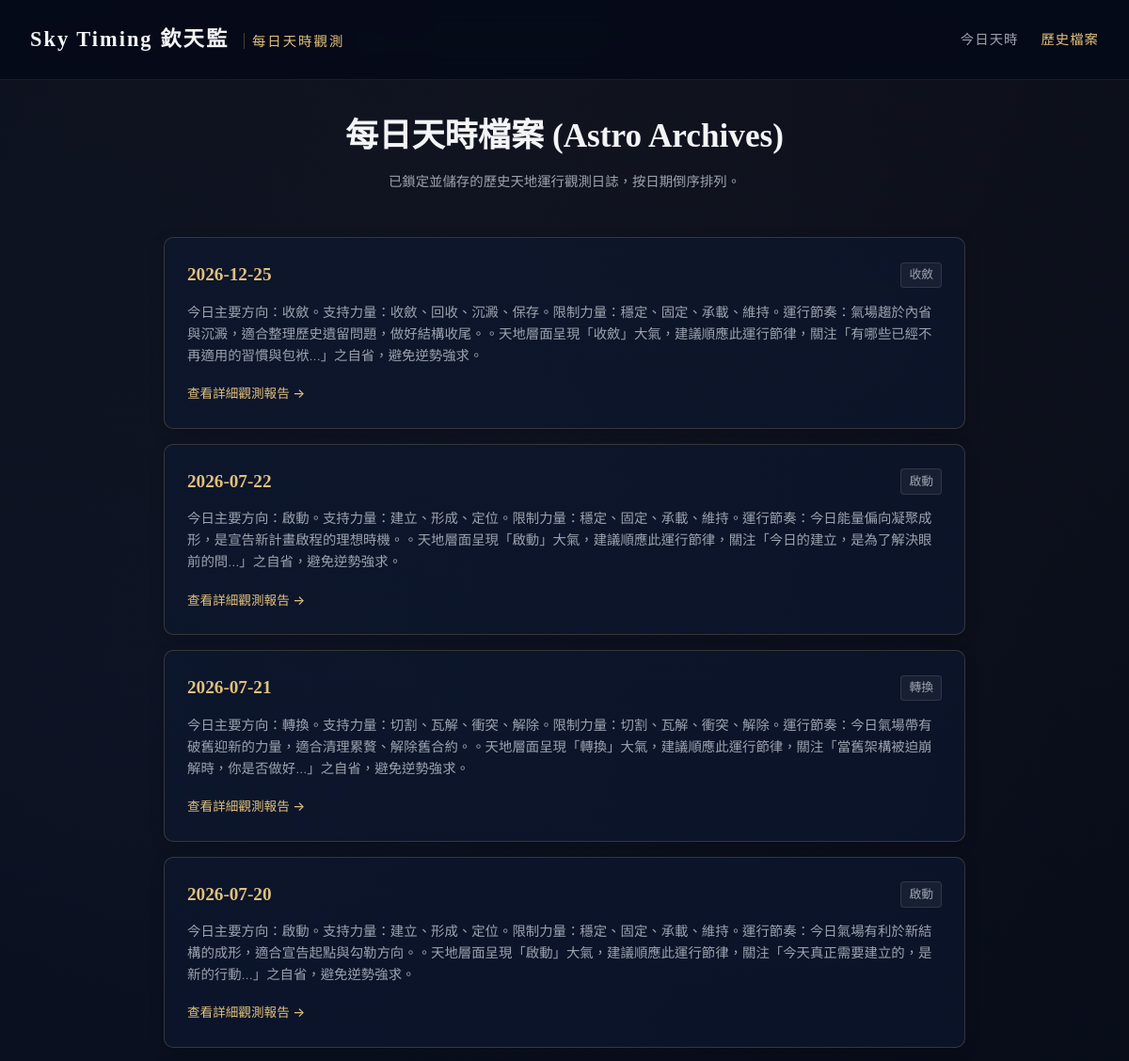
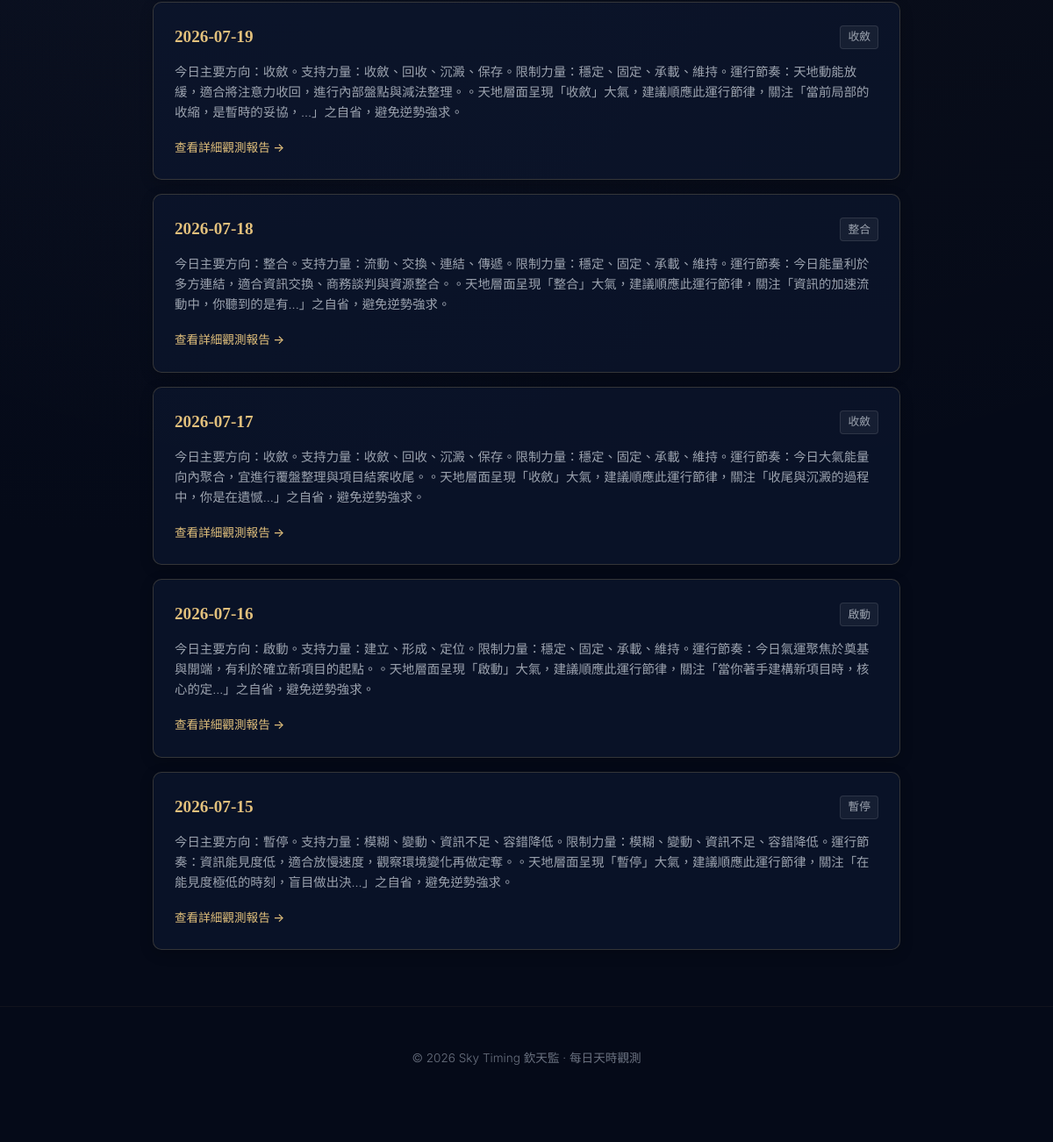
Page /archive on the earlier database version (2 pictures, top to bottom).
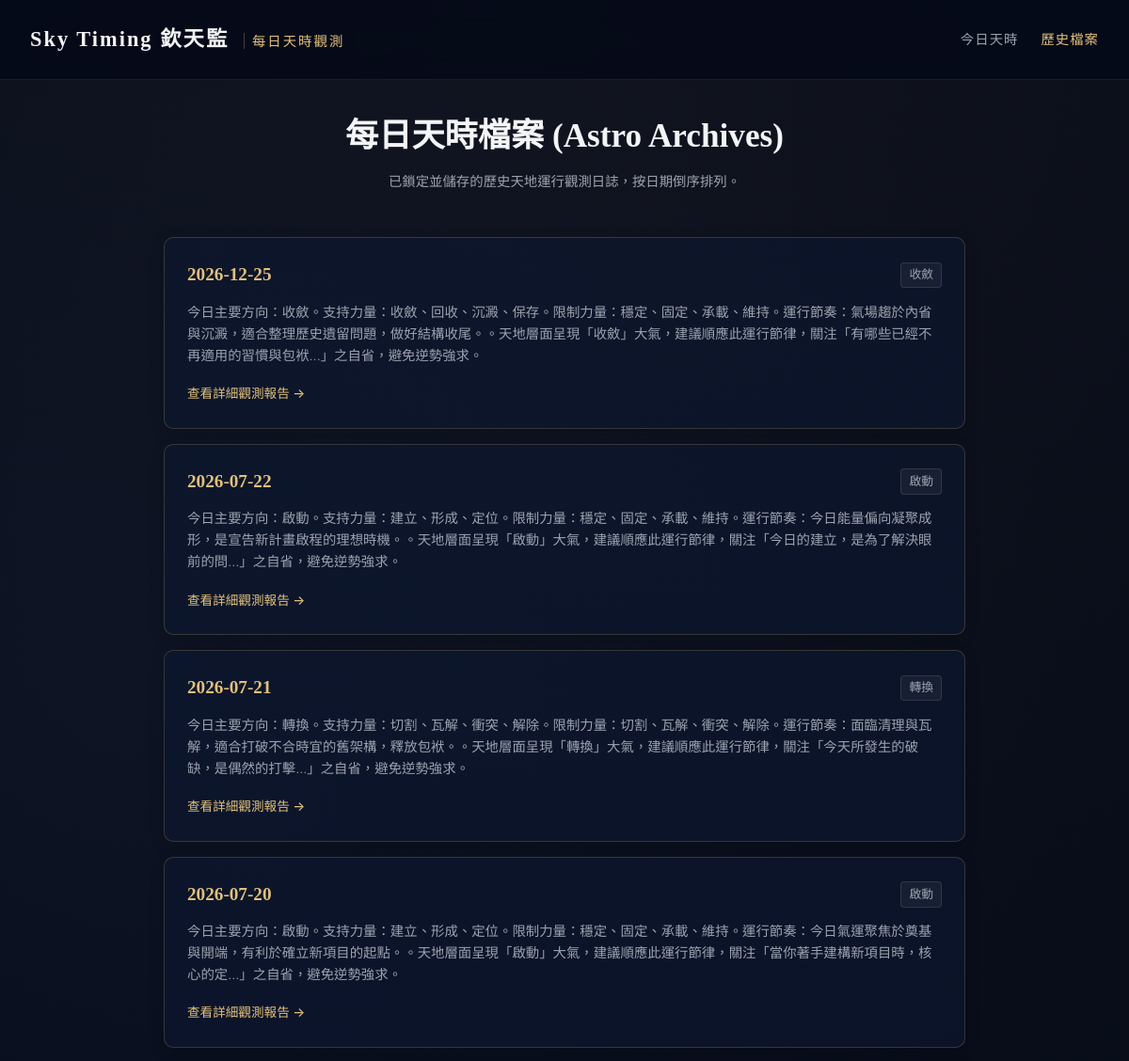
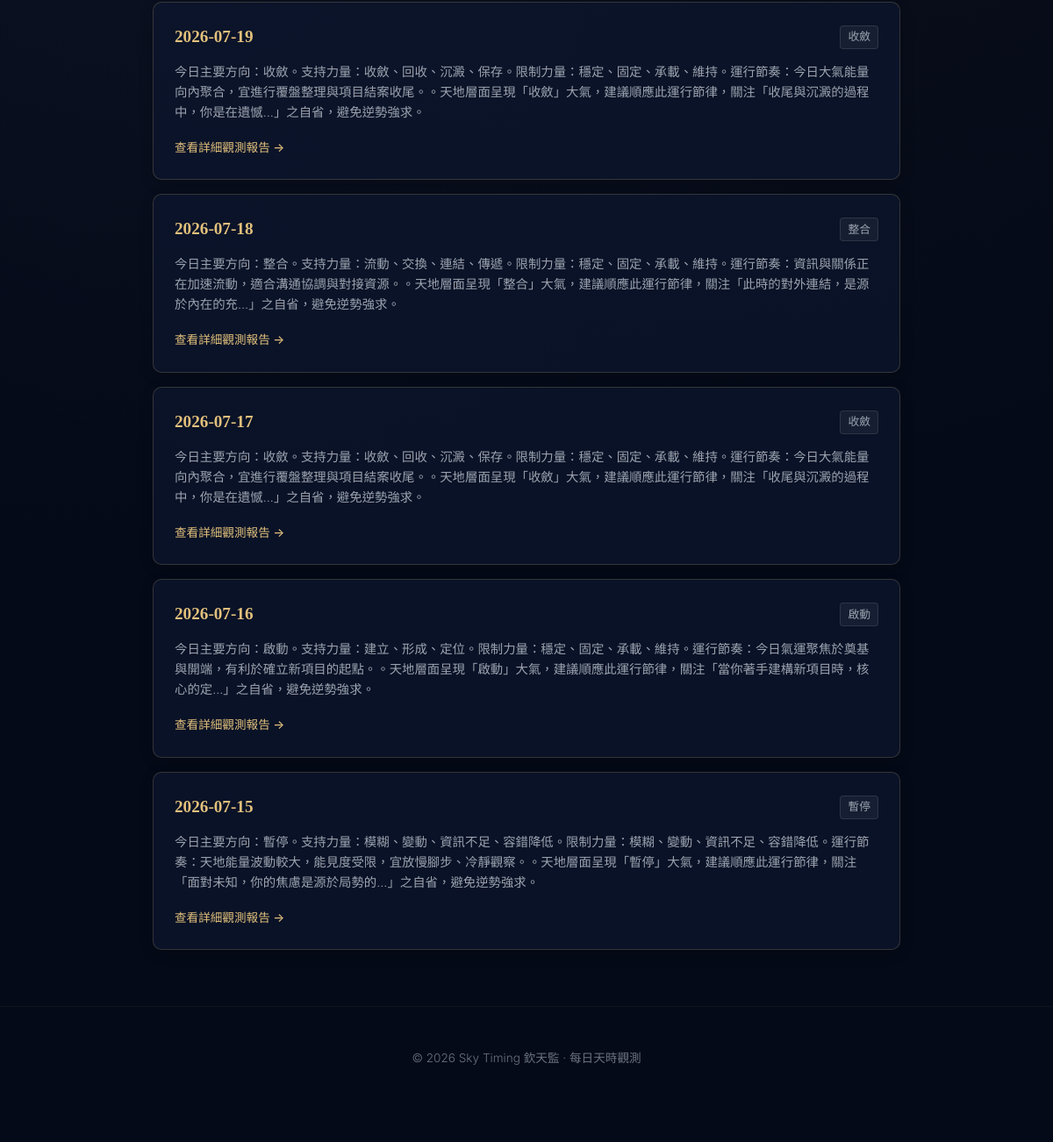
Same page on the later database version (2 pictures, top to bottom).
### tables this page shows
CREATE TABLE daily_states (
            id INTEGER PRIMARY KEY AUTOINCREMENT,
            date TEXT NOT NULL,
            timezone TEXT NOT NULL,
            city TEXT NOT NULL,
            raw_timing_data TEXT NOT NULL,
            semantic_vectors TEXT NOT NULL,
            primary_force TEXT NOT NULL,
            secondary_force TEXT NOT NULL,
            constraint_force TEXT NOT NULL,
            daily_rhythm TEXT NOT NULL,
            daily_summary TEXT NOT NULL,
            reflection_question TEXT NOT NULL,
            created_at TEXT NOT NULL,
            UNIQUE(date, timezone, city)
        );

### app.py (the view)
@app.get("/archive", response_class=HTMLResponse)
def read_archive(request: Request):
    states = get_all_daily_states()
    return templates.TemplateResponse(request=request, name="archive.html", context={"request": request, "states": states})

### templates/archive.html (shortened to what this page needs)
<!DOCTYPE html>
<html lang="zh-TW">
<head>
    <link rel="stylesheet" href="/static/style.css">
</head>
<body>
    <header class="app-header">
        <div class="logo">Sky Timing 欽天監 <span>每日天時觀測</span></div>
        <nav class="app-nav">
            <a href="/">今日天時</a>
            <a href="/archive" class="active">歷史檔案</a>
        </nav>
    </header>
    <main class="container">
        <section class="archive-header">
            <h1>每日天時檔案 (Astro Archives)</h1>
            <p class="section-desc">已鎖定並儲存的歷史天地運行觀測日誌，按日期倒序排列。</p>
        </section>
        <section class="archive-list-container">
            {% if states %}
                {% for st in states %}
                <div class="archive-item-card">
                    <div class="archive-date-row">
                        <span class="archive-date gold-text">{{ st.date }}</span>
                        <span class="archive-rhythm-badge">{{ st.daily_rhythm }}</span>
                    </div>
                    <p class="archive-summary">{{ st.daily_summary }}</p>
                    <a href="/date/{{ st.date }}" class="btn-text-gold">查看詳細觀測報告 →</a>
                </div>
                {% endfor %}
            {% else %}
                <div class="card empty-card">
                    <p>目前尚無歷史檔案記錄。請先在前台查詢或自動生成特定日期天時。</p>
                </div>
            {% endif %}
        </section>
    </main>
    <footer class="app-footer">
        <p>© 2026 Sky Timing 欽天監 · 每日天時觀測</p>
    </footer>
</body>
</html>

### static/style.css (style rules this page uses)
:root { --bg-dark: #050A18; --bg-card: rgba(13, 23, 49, 0.65); --gold: #E2C07C; --gold-hover: #D4AF37; --gold-border: rgba(226, 192, 124, 0.2); --gold-border-bright: rgba(226, 192, 124, 0.4); --text-primary: #F3F4F6; --text-secondary: #9CA3AF; --text-muted: #6B7280; --font-serif: 'Noto Serif TC', serif; --font-sans: 'PingFang TC', 'STHeitiTC-Light', 'Microsoft JhengHei Light', 'Inter', 'Outfit', system-ui, -apple-system, sans-serif; --green-accent: #34D399; --red-accent: #F87171; }
* { box-sizing: border-box; margin: 0; padding: 0; }
body { background-color: var(--bg-dark); background-image: radial-gradient(circle at 50% 0%, rgba(226, 192, 124, 0.05) 0%, transparent 70%), radial-gradient(circle at 10% 30%, rgba(13, 23, 49, 0.4) 0%, transparent 50%); color: var(--text-primary); font-family: var(--font-sans); font-weight: 300; line-height: 1.6; -webkit-font-smoothing: antialiased; padding-bottom: 2rem; }
.app-header { display: flex; justify-content: space-between; align-items: center; padding: 1.5rem 2rem; border-bottom: 1px solid rgba(226, 192, 124, 0.1); background: rgba(5, 10, 24, 0.85); backdrop-filter: blur(12px); position: sticky; top: 0; z-index: 100; }
.logo { font-family: var(--font-serif); font-size: 1.4rem; font-weight: 700; color: var(--text-primary); letter-spacing: 2px; }
.logo span { font-family: var(--font-sans); font-size: 0.9rem; font-weight: 300; color: var(--gold); margin-left: 0.5rem; border-left: 1px solid rgba(226, 192, 124, 0.3); padding-left: 0.5rem; }
.app-nav { display: flex; gap: 1.5rem; }
.app-nav a { color: var(--text-secondary); text-decoration: none; font-size: 0.9rem; letter-spacing: 1px; transition: color 0.3s; font-weight: 500; }
.app-nav a:hover, .app-nav a.active { color: var(--gold); }
.container { max-width: 900px; margin: 2rem auto; padding: 0 1.5rem; }
.gold-text { color: var(--gold); font-weight: 600; }
.section-desc { font-size: 0.9rem; color: var(--text-secondary); margin-bottom: 1.5rem; }
.archive-header { text-align: center; margin-bottom: 3rem; }
.archive-header h1 { font-family: var(--font-serif); font-size: 2.2rem; margin-bottom: 0.5rem; }
.archive-item-card { background: var(--bg-card); border: 1px solid var(--gold-border); border-radius: 10px; padding: 1.5rem; margin-bottom: 1rem; box-shadow: 0 4px 15px rgba(0, 0, 0, 0.2); transition: border-color 0.3s; }
.archive-date-row { display: flex; justify-content: space-between; align-items: center; margin-bottom: 0.75rem; }
.archive-date { font-family: var(--font-serif); font-size: 1.2rem; font-weight: 700; }
.archive-rhythm-badge { font-size: 0.8rem; background: rgba(255, 255, 255, 0.05); border: 1px solid rgba(255, 255, 255, 0.1); color: var(--text-secondary); padding: 0.15rem 0.5rem; border-radius: 4px; }
.archive-summary { font-size: 0.9rem; color: var(--text-secondary); margin-bottom: 1rem; line-height: 1.6; }
.btn-text-gold { color: var(--gold); text-decoration: none; font-size: 0.85rem; font-weight: 500; transition: color 0.3s; }
.app-footer { text-align: center; padding: 3rem 1.5rem; border-top: 1px solid rgba(226, 192, 124, 0.05); margin-top: 4rem; }
.app-footer p { font-size: 0.85rem; color: var(--text-muted); margin-bottom: 0.5rem; }

Differences in the rows shown:
removed daily_states: date "2026-07-21", daily_rhythm "轉換", daily_summary "今日主要方向：轉換。支持力量：切割、瓦解、衝突、解除。限制力量：切割、瓦解、衝突、解除。運行節奏：今日氣場帶有破舊迎新的力量，適合清理累贅、解除舊合約。。天地層面呈現「轉換」大氣，建議順應此運行節律，關注「當舊架構被迫崩解時，你是否做好...」之自省，避免逆勢強求。"
removed daily_states: date "2026-07-20", daily_rhythm "啟動", daily_summary "今日主要方向：啟動。支持力量：建立、形成、定位。限制力量：穩定、固定、承載、維持。運行節奏：今日氣場有利於新結構的成形，適合宣告起點與勾勒方向。。天地層面呈現「啟動」大氣，建議順應此運行節律，關注「今天真正需要建立的，是新的行動...」之自省，避免逆勢強求。"
removed daily_states: date "2026-07-19", daily_rhythm "收斂", daily_summary "今日主要方向：收斂。支持力量：收斂、回收、沉澱、保存。限制力量：穩定、固定、承載、維持。運行節奏：天地動能放緩，適合將注意力收回，進行內部盤點與減法整理。。天地層面呈現「收斂」大氣，建議順應此運行節律，關注「當前局部的收縮，是暫時的妥協，...」之自省，避免逆勢強求。"
removed daily_states: date "2026-07-18", daily_rhythm "整合", daily_summary "今日主要方向：整合。支持力量：流動、交換、連結、傳遞。限制力量：穩定、固定、承載、維持。運行節奏：今日能量利於多方連結，適合資訊交換、商務談判與資源整合。。天地層面呈現「整合」大氣，建議順應此運行節律，關注「資訊的加速流動中，你聽到的是有...」之自省，避免逆勢強求。"
removed daily_states: date "2026-07-15", daily_rhythm "暫停", daily_summary "今日主要方向：暫停。支持力量：模糊、變動、資訊不足、容錯降低。限制力量：模糊、變動、資訊不足、容錯降低。運行節奏：資訊能見度低，適合放慢速度，觀察環境變化再做定奪。。天地層面呈現「暫停」大氣，建議順應此運行節律，關注「在能見度極低的時刻，盲目做出決...」之自省，避免逆勢強求。"
added daily_states: date "2026-07-21", daily_rhythm "轉換", daily_summary "今日主要方向：轉換。支持力量：切割、瓦解、衝突、解除。限制力量：切割、瓦解、衝突、解除。運行節奏：面臨清理與瓦解，適合打破不合時宜的舊架構，釋放包袱。。天地層面呈現「轉換」大氣，建議順應此運行節律，關注「今天所發生的破缺，是偶然的打擊...」之自省，避免逆勢強求。"
added daily_states: date "2026-07-20", daily_rhythm "啟動", daily_summary "今日主要方向：啟動。支持力量：建立、形成、定位。限制力量：穩定、固定、承載、維持。運行節奏：今日氣運聚焦於奠基與開端，有利於確立新項目的起點。。天地層面呈現「啟動」大氣，建議順應此運行節律，關注「當你著手建構新項目時，核心的定...」之自省，避免逆勢強求。"
added daily_states: date "2026-07-19", daily_rhythm "收斂", daily_summary "今日主要方向：收斂。支持力量：收斂、回收、沉澱、保存。限制力量：穩定、固定、承載、維持。運行節奏：今日大氣能量向內聚合，宜進行覆盤整理與項目結案收尾。。天地層面呈現「收斂」大氣，建議順應此運行節律，關注「收尾與沉澱的過程中，你是在遺憾...」之自省，避免逆勢強求。"
added daily_states: date "2026-07-18", daily_rhythm "整合", daily_summary "今日主要方向：整合。支持力量：流動、交換、連結、傳遞。限制力量：穩定、固定、承載、維持。運行節奏：資訊與關係正在加速流動，適合溝通協調與對接資源。。天地層面呈現「整合」大氣，建議順應此運行節律，關注「此時的對外連結，是源於內在的充...」之自省，避免逆勢強求。"
added daily_states: date "2026-07-15", daily_rhythm "暫停", daily_summary "今日主要方向：暫停。支持力量：模糊、變動、資訊不足、容錯降低。限制力量：模糊、變動、資訊不足、容錯降低。運行節奏：天地能量波動較大，能見度受限，宜放慢腳步、冷靜觀察。。天地層面呈現「暫停」大氣，建議順應此運行節律，關注「面對未知，你的焦慮是源於局勢的...」之自省，避免逆勢強求。"
